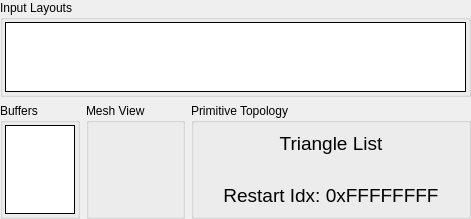
         <widget class="QWidget" name="iaScrollContents">
          <property name="geometry">
           <rect>
            <x>0</x>
            <y>0</y>
            <width>454</width>
            <height>196</height>
           </rect>
          </property>
          <layout class="QGridLayout" name="gridLayout_3">
           <property name="leftMargin">
            <number>0</number>
           </property>
           <property name="topMargin">
            <number>0</number>
           </property>
           <property name="rightMargin">
            <number>0</number>
           </property>
           <property name="bottomMargin">
            <number>0</number>
           </property>
           <item row="0" column="0" colspan="3">
            <widget class="QGroupBox" name="attribGroup">
             <property name="sizePolicy">
              <sizepolicy hsizetype="Expanding" vsizetype="Expanding">
               <horstretch>0</horstretch>
               <verstretch>0</verstretch>
              </sizepolicy>
             </property>
             <property name="title">
              <string>Input Layouts</string>
             </property>
             <layout class="QHBoxLayout" name="horizontalLayout_2">
              <property name="leftMargin">
               <number>2</number>
              </property>
              <property name="topMargin">
               <number>2</number>
              </property>
              <property name="rightMargin">
               <number>2</number>
              </property>
              <property name="bottomMargin">
               <number>2</number>
              </property>
              <item>
               <widget class="RDTreeWidget" name="iaLayouts">
                <property name="frameShape">
                 <enum>QFrame::Box</enum>
                </property>
                <property name="frameShadow">
                 <enum>QFrame::Plain</enum>
                </property>
                <property name="editTriggers">
                 <set>QAbstractItemView::NoEditTriggers</set>
                </property>
                <property name="showDropIndicator" stdset="0">
                 <bool>false</bool>
                </property>
                <property name="indentation">
                 <number>0</number>
                </property>
                <property name="rootIsDecorated">
                 <bool>false</bool>
                </property>
                <property name="itemsExpandable">
                 <bool>false</bool>
                </property>
                <property name="allColumnsShowFocus">
                 <bool>true</bool>
                </property>
                <property name="expandsOnDoubleClick">
                 <bool>false</bool>
                </property>
                <attribute name="headerStretchLastSection">
                 <bool>false</bool>
                </attribute>
               </widget>
              </item>
             </layout>
            </widget>
           </item>
           <item row="1" column="0">
            <widget class="QGroupBox" name="buffersGroup">
             <property name="sizePolicy">
              <sizepolicy hsizetype="Expanding" vsizetype="Expanding">
               <horstretch>0</horstretch>
               <verstretch>0</verstretch>
              </sizepolicy>
             </property>
             <property name="title">
              <string>Buffers</string>
             </property>
             <layout class="QHBoxLayout" name="horizontalLayout">
              <property name="spacing">
               <number>2</number>
              </property>
              <property name="leftMargin">
               <number>2</number>
              </property>
              <property name="topMargin">
               <number>2</number>
              </property>
              <property name="rightMargin">
               <number>2</number>
              </property>
              <property name="bottomMargin">
               <number>2</number>
              </property>
              <item>
               <widget class="RDTreeWidget" name="iaBuffers">
                <property name="frameShape">
                 <enum>QFrame::Box</enum>
                </property>
                <property name="frameShadow">
                 <enum>QFrame::Plain</enum>
                </property>
                <property name="editTriggers">
                 <set>QAbstractItemView::NoEditTriggers</set>
                </property>
                <property name="showDropIndicator" stdset="0">
                 <bool>false</bool>
                </property>
                <property name="indentation">
                 <number>0</number>
                </property>
                <property name="rootIsDecorated">
                 <bool>false</bool>
                </property>
                <property name="itemsExpandable">
                 <bool>false</bool>
                </property>
                <property name="allColumnsShowFocus">
                 <bool>true</bool>
                </property>
                <property name="expandsOnDoubleClick">
                 <bool>false</bool>
                </property>
                <attribute name="headerStretchLastSection">
                 <bool>false</bool>
                </attribute>
               </widget>
              </item>
             </layout>
            </widget>
           </item>
           <item row="1" column="1">
            <widget class="QGroupBox" name="meshViewGroup">
             <property name="sizePolicy">
              <sizepolicy hsizetype="Preferred" vsizetype="Preferred">
               <horstretch>0</horstretch>
               <verstretch>0</verstretch>
              </sizepolicy>
             </property>
             <property name="title">
              <string>Mesh View</string>
             </property>
             <layout class="QVBoxLayout" name="verticalLayout_3">
              <item>
               <widget class="RDLabel" name="meshView">
                <property name="sizePolicy">
                 <sizepolicy hsizetype="Maximum" vsizetype="Ignored">
                  <horstretch>0</horstretch>
                  <verstretch>0</verstretch>
                 </sizepolicy>
                </property>
                <property name="minimumSize">
                 <size>
                  <width>75</width>
                  <height>75</height>
                 </size>
                </property>
                <property name="cursor">
                 <cursorShape>PointingHandCursor</cursorShape>
                </property>
                <property name="toolTip">
                 <string>View the mesh input data</string>
                </property>
                <property name="pixmap">
                 <pixmap resource="../../Resources/resources.qrc">:/wireframe_mesh.png</pixmap>
                </property>
                <property name="scaledContents">
                 <bool>true</bool>
                </property>
               </widget>
              </item>
             </layout>
            </widget>
           </item>
           <item row="1" column="2">
            <widget class="QGroupBox" name="topologyGroup">
             <property name="sizePolicy">
              <sizepolicy hsizetype="Preferred" vsizetype="Preferred">
               <horstretch>0</horstretch>
               <verstretch>0</verstretch>
              </sizepolicy>
             </property>
             <property name="title">
              <string>Primitive Topology</string>
             </property>
             <layout class="QVBoxLayout" name="verticalLayout_2">
              <item>
               <widget class="QLabel" name="topology">
                <property name="font">
                 <font>
                  <pointsize>14</pointsize>
                 </font>
                </property>
                <property name="text">
                 <string>Triangle List</string>
                </property>
                <property name="alignment">
                 <set>Qt::AlignHCenter|Qt::AlignTop</set>
                </property>
               </widget>
              </item>
              <item>
               <widget class="QLabel" name="topologyDiagram">
                <property name="sizePolicy">
                 <sizepolicy hsizetype="Preferred" vsizetype="MinimumExpanding">
                  <horstretch>0</horstretch>
                  <verstretch>0</verstretch>
                 </sizepolicy>
                </property>
                <property name="minimumSize">
                 <size>
                  <width>256</width>
                  <height>0</height>
                 </size>
                </property>
                <property name="text">
                 <string/>
                </property>
                <property name="pixmap">
                 <pixmap resource="../../Resources/resources.qrc">:/topologies/topo_trilist.svg</pixmap>
                </property>
                <property name="alignment">
                 <set>Qt::AlignCenter</set>
                </property>
               </widget>
              </item>
              <item>
               <widget class="QLabel" name="primRestart">
                <property name="font">
                 <font>
                  <pointsize>14</pointsize>
                 </font>
                </property>
                <property name="text">
                 <string>Restart Idx: 0xFFFFFFFF</string>
                </property>
                <property name="alignment">
                 <set>Qt::AlignCenter</set>
                </property>
               </widget>
              </item>
             </layout>
            </widget>
           </item>
          </layout>
         </widget>
